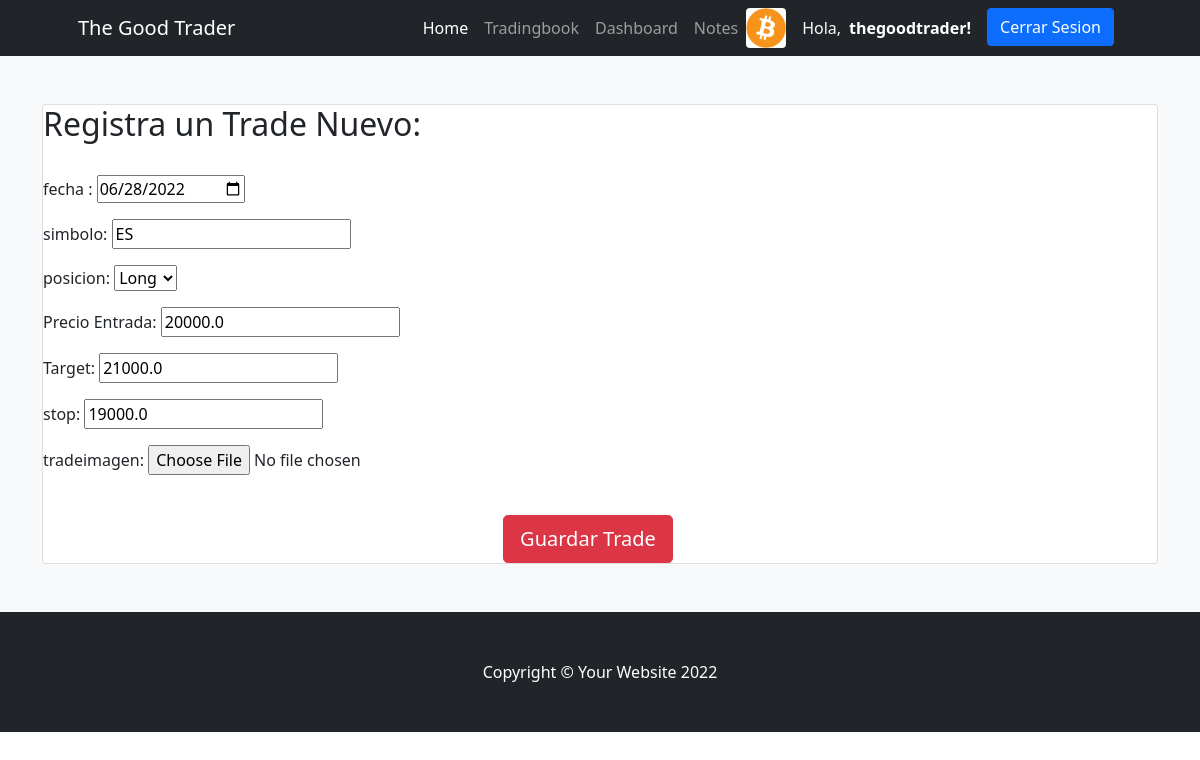
The page /editar_trade/3 (signed in) on the database its author committed.
### tradingbookapp/models.py (models this page shows)
class Avatar(models.Model):
    usuario = models.OneToOneField(User, on_delete=models.CASCADE)
    imagen = models.ImageField(upload_to='avatar/',blank=True,null=True)

class Trade(models.Model):
    fecha = models.DateField("Fecha de operacion (mm/dd/yyyy)",auto_now_add=False,auto_now=False,blank=True,null=True)
    simbolo = models.CharField("Simbolo",max_length=30)
    posiciones = (
        (1,"Long"),
        (2,"Short")
    )
    posicion = models.PositiveSmallIntegerField("Posicion",choices=posiciones)
    entrada = models.FloatField("Precio Entrada",)
    target = models.FloatField("Target")
    stop = models.FloatField("stop")
    tradeimagen = models.ImageField(upload_to='tradesimagen/',blank=True,null=True)

### tradingbookapp/views.py (the view, shortened to what this page needs)
# urls.py: path('editar_trade/<trade_id>',views.editar_trade,name="Editar_trade"),
@staff_member_required
def editar_trade(request,trade_id):
    trade = Trade.objects.get(id=trade_id)
    formulario = NuevoTrade(initial={"fecha":trade.fecha,"simbolo":trade.simbolo,"posicion":trade.posicion,"entrada":trade.entrada,"target":trade.target,"stop":trade.stop,})
    return render(request,'tradingbookapp/formulario_trade.html',{"form":formulario})

### tradingbookapp/forms.py
class NuevoTrade(forms.Form):
    fecha = forms.DateTimeField(label="fecha ", required=True, widget=NumberInput(attrs={'type':'date'}))
    simbolo = forms.CharField(label="simbolo")
    posicion = forms.ChoiceField(label="posicion",choices=posiciones)
    entrada = forms.FloatField(label="Precio Entrada",)
    target = forms.FloatField(label="Target")
    stop = forms.FloatField(label="stop")
    tradeimagen = forms.ImageField(label="tradeimagen",required=False)

### tradingbookapp/templates/tradingbookapp/formulario_trade.html (shortened to what this page needs)
{% extends "tradingbookapp/base.html" %}
{%block contenidopagina%}
<section class="bg-light py-5">
  <div class="container px-10">
    <div>
      <div class="card">
        <h2> Registra un Trade Nuevo:</h2>
        <br>
        <div class="row gx-5 justify-content-center">
          <form action="" method="post" >
            {{form.as_p}}
            <br>
            <div class="d-grid gap-3 d-sm-flex justify-content-sm-center">
              <input class="btn btn-danger btn-lg px-3 me-sm-2" type="submit" value="Guardar Trade">
        </form>
        </div>
      </div>
    </div>
</section>
{%endblock%}

### tradingbookapp/templates/tradingbookapp/base.html (shortened to what this page needs)
{% load static %}
<!DOCTYPE html>
<html lang="en">
    <head>
        <link href="https://cdn.jsdelivr.net/npm/bootstrap-icons@1.4.1/font/bootstrap-icons.css" rel="stylesheet" />
        <link href="{% static 'css/styles.css' %}"  rel="stylesheet" />
    </head>
    <body>
        <nav class="navbar navbar-expand-lg navbar-dark bg-dark">
            <div class="container px-5">
                <a class="navbar-brand" href="{%url 'Home' %}">The Good Trader</a>
                <div class="collapse navbar-collapse" id="navbarSupportedContent">
                    <ul class="navbar-nav ms-auto mb-2 mb-lg-0">
                        <li class="nav-item"><a class="nav-link active" aria-current="page" href="{%url 'Home' %}">Home</a></li>
                        <li class="nav-item"><a class="nav-link" href="{%url 'Trades' %}">Tradingbook</a></li>
                        <li class="nav-item"><a class="nav-link" href="{%url 'Dashboard' %}">Dashboard</a></li>
                        <li class="nav-item"><a class="nav-link" href="{%url 'Notes' %}">Notes</a></li>
                        {% if user.is_authenticated%}
                            <img class ="rounded" src={{user.avatar.imagen.url}} alt="" srcset="" style = "height:40px;">
                            <i class = "bi bi-person-circle"></i>
                            <li class="nav-item" href="{%url 'Profile' %}" ><p class="text-light my-2"> Hola,</p></li>
                            <li class="nav-item"><a class="nav-link active" aria-current="page" href="{%url 'Profile' %}"> <b>{{user.username}}!</b></a></li>
                            <li class="nav-item"><a class="btn btn-primary mx-2" href="{% url 'Logout'%}">Cerrar Sesion</a></li>
                        {% else %}
                            <li class="nav-item"><a class="btn btn-outline-light mx-2" href="{%url 'Login' %}">Iniciar Sesion</a></li>
                            <li class="nav-item"><a class="btn btn-primary mx-2" href="{%url 'Register' %}">Regístrese</a></li>
                        {% endif %}
                    </ul>
                </div>
            </div>
        </nav>
        {% block contenidopagina %}
        {% endblock %}
        <footer class="py-5 bg-dark">
            <div class="container px-5"><p class="m-0 text-center text-white">Copyright &copy; Your Website 2022</p></div>
        </footer>
    </body>
</html>

### rows shown on the page
Trade: fecha "06/28/2022", simbolo "ES", posicion "Long", entrada "20000.0", target "21000.0", stop "19000.0"

### other values the page prints
{{ user.username }} "thegoodtrader"
